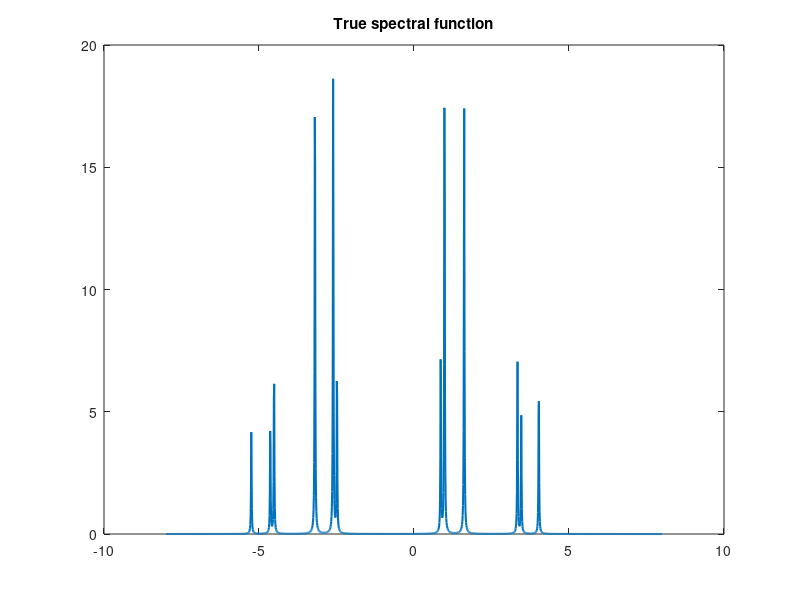

The MATLAB source for this figure: (Note: this script raises an error after producing the figure.)
clear
% Code for PES method on noisy data, noise level = 4e-6

%%
load("data1.mat")
% We have loaded the following quantities:
%load the Matsubara frequencies zM: a real-valued 1*NM array.
%   NM is the number of Matsubara frequencies.
%load the Matsubara data GM, which is NM*Norb*Norb complex-valued.
%   Norb is the number of orbitals
%   GM has noise level 4e-6.
%load the real frequency mesh Omg, a real-valued 1*Nomg array.
%load the true value of Spectral function Spec_true, evaluated at Omg+1i*0.01.
%load the true value of Green's function Greenstrue, evaluated at Omg+1i*0.01.
%   Greenstrue is Nomg*Norb*Norb complex-valued.


fprintf("Noise level of Matsubara data is 4e-6\n")

[NM,Norb,~] = size(GM);


% plot true spectral function
figure
plot(Omg,Spec_true,'linewidth',1.5)
title("True spectral function")
drawnow




%% Projection step 

% The projection here is done on the entire Norb*Norb matrix. 
% One can choose to do the projection only on the diagonal entries, which is faster.
% This grid could/should be changed to a finer one if needed.

x_grid = linspace(-6,6,200);
fprintf("Conducting Projection ...\n")
tic
[GM_proj, pol_proj, res_proj] = p_proj_matrix(GM, zM, x_grid,Norb);
t1 = toc;
fprintf(sprintf("Projection done in %f seconds!\n",t1))

%% Estimation step
eps_p=1e-3;
pol_ini=[];
for orb = 1:Norb
    [r,poles] = aaa(squeeze(GM_proj(:,orb,orb)),1j*zM);
    poles(abs(imag(poles))>eps_p)=[];
    pol = real(poles);
    pol_ini = [pol_ini;pol];
end
pol_ini = unique(sort(pol_ini));
size(pol_ini)
fprintf("Estimation of poles, done\n")



%% Semidefinite relaxation step
options = optimoptions('fminunc','Algorithm','quasi-Newton','SpecifyObjectiveGradient',true);
options.Display = 'iter';options.MaxIterations=300; 


fprintf("Conducting semidefinite relaxation fitting ...    ")
if options.Display == 'none'
    fprintf("The optimization details have been turned off.\n")
elseif options.Display == 'iter'
    fprintf("The optimization details are being displayed ...\n")
end

tic
[polM_here,XM,errM, Spec_calc,Greens_calc] = SDR_FIT(pol_ini,GM,zM,Norb,Omg,options);
t1 = toc;
fprintf(sprintf("SDR fitting done in %f seconds!\n",t1))
    

%% plot the result for spectral functions and non-diagonal entry G13
figure
subplot(2,1,1)
plot(Omg,Spec_true,'linewidth',1.5)
hold on
plot(Omg,Spec_calc,'r--','linewidth',1.5)
legend('true spectrum','calculation result')
title("Spectrum")

drawnow

subplot(2,1,2)
plot(Omg,real(squeeze(Greenstrue(:,1,3))),'linewidth',1.5)
hold on
plot(Omg,real(squeeze(Greens_calc(:,1,3))),'r--','linewidth',1.5)
legend('true value','calculation result')
title("Re(G_{13})")